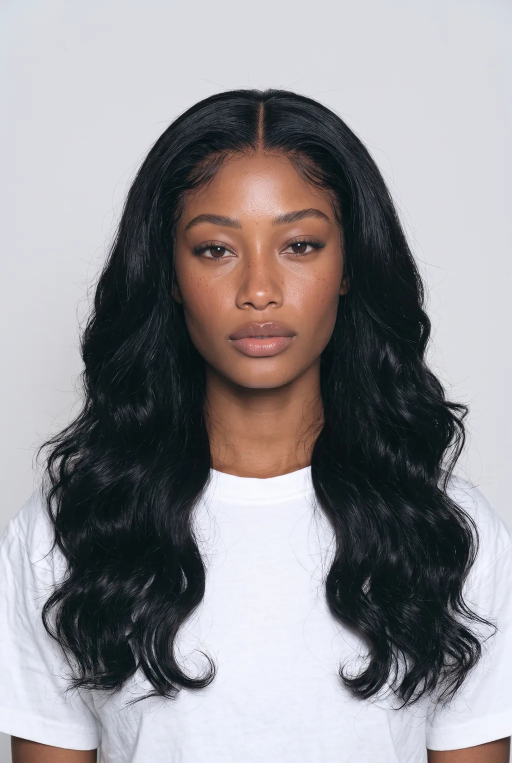
#> input picture assets/gallery/1-body-wave-lace-front-wig/1-body-wave-lace-front-wig-1-front-1024.webp, 1024 x 1526 px (shown at 1/2 size)
$ python -i import_mannequins.py   (imports and definitions only)
#> lines starting #> are read from the running program, lines starting #| are printed output that depends on the picture
"""Turn the client's mannequin studio shots into two gallery photos per wig: front and back, cut out, centred on a plain background.

    python src/tools/import_mannequins.py "D:/Work/Chesed Hair/Images/Assets - Chesed Hair/Hair Styles"

Writes assets/p/<handle>-7-mannequin-front-{1024,560}.webp and <handle>-8-mannequin-back-{1024,560}.webp.
Needs Pillow, numpy, opencv-python-headless (the face finder tells the front shot from the back shot)
and rembg[cpu] (cuts the wig and bust out of the studio backdrop; downloads its model on first run).
Shots the script can't sort out on its own are listed in PICKS below (checked by eye).
"""
import os, re, sys
import numpy as np, cv2
from PIL import Image

Image.MAX_IMAGE_PIXELS = None
ROOT = os.path.dirname(os.path.dirname(os.path.dirname(os.path.abspath(__file__))))
OUT = os.path.join(ROOT, "assets", "p")
STYLES = {"Body Wave": "body-wave", "Curly": "curly", "Kinky Straight": "kinky-straight",
          "Loose Deep": "loose-deep-wave", "Straight": "straight", "Virgin Curl": "virgin-curl"}
COLORS = {"1": "1", "1B": "1b", "350": "350", "530": "530", "99J": "99j", "HA": "honey-auburn", "HB": "honey-blonde",
          "NA": "natural-auburn", "Red": "red", "Virgin": "virgin"}
# (style, color folder) -> (front file, back file), where the folder has more than one pair or a different naming
PICKS = {
    ("Body Wave", "99J"): ("DSC00042-3.jpg", "DSC00033-4.jpg"),
    ("Body Wave", "Red"): ("DSC00003-9.jpg", "DSC00001-11.jpg"),
    ("Curly", "Virgin"): ("DSC00025-13.jpg", "DSC00021-13.jpg"),
    ("Kinky Straight", "Virgin"): ("DSC00068-2.jpg", "DSC00056-4.jpg"),
    ("Straight", "Virgin"): ("DSC00004-12 copy.jpg", "DSC00011-10 copy.jpg"),
    ("Virgin Curl", "1"): ("DSC_0810-2 copy.jpg", "DSC_0805-2 copy.jpg"),
    ("Virgin Curl", "1B"): ("DSC_0814-2 copy.jpg", "DSC_0813-2 copy.jpg"),
    ("Virgin Curl", "Virgin"): ("Color Logo.jpg", "IMG_2187.jpg"),
}
FACE = cv2.CascadeClassifier(cv2.data.haarcascades + "haarcascade_frontalface_default.xml")

def small(path, w=600):
    """A reduced copy for measuring, and its scale relative to the full-size file."""
#> called with w = 600
    im = Image.open(path); full_w = im.width
#> in small, im is the input picture: PIL image 1024x1526 RGB; mean R, G, B 146.3, 144.2, 147.5
#> after `full_w = im.width`: full_w = 1024
    im.draft("RGB", (w, w * 3)); im = im.convert("RGB")
    return im, im.width / full_w

def face_score(path):
    """How face-like the best match in the photo is (0 when nothing is found). Back shots score low or zero."""
    im, _ = small(path)
    g = cv2.cvtColor(np.asarray(im.resize((500, int(500 * im.height / im.width)))), cv2.COLOR_RGB2GRAY)
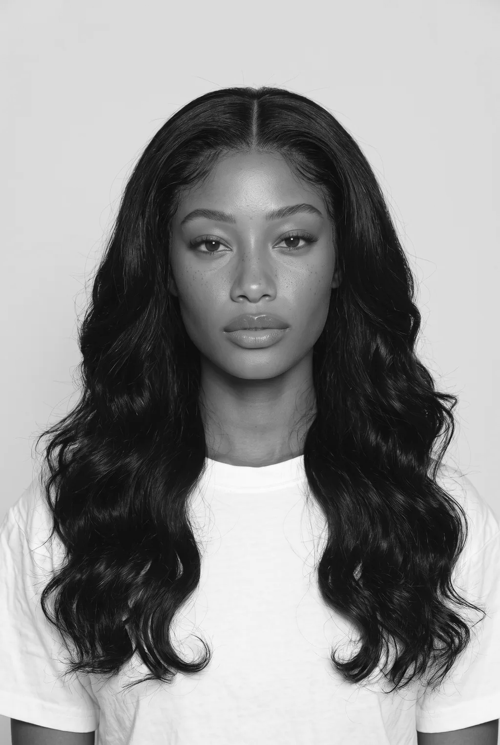
#> g: shape (745, 500); min 11, max 252, mean 145.2
    _, _, weights = FACE.detectMultiScale3(g, 1.1, 3, minSize=(40, 40), outputRejectLevels=True)
#> weights = [3.08, 12.34]
    return float(max(weights)) if len(weights) else 0.0

# [4 lines left out: function pair_in, not called in this run]

BG = (243, 242, 241)          # the site's --pearl, so the photos sit flush on the page
SIZE = (1024, 1536)
_session = None

# [35 lines left out: functions drop_stand, centred, not called in this run]

def save(im, name):
    im.save(os.path.join(OUT, f"{name}-1024.webp"), "WEBP", quality=84, method=6)
    im.resize((560, 840), Image.LANCZOS).save(os.path.join(OUT, f"{name}-560.webp"), "WEBP", quality=82, method=6)

# [25 lines left out: function main, not called in this run]

# [2 lines not run here, left out]

>>> result = face_score('../../assets/gallery/1-body-wave-lace-front-wig/1-body-wave-lace-front-wig-1-front-1024.webp')
#> result = 12.34

$ run again, on assets/gallery/1-curly-lace-front-wig/1-curly-lace-front-wig-3-back-1024.webp
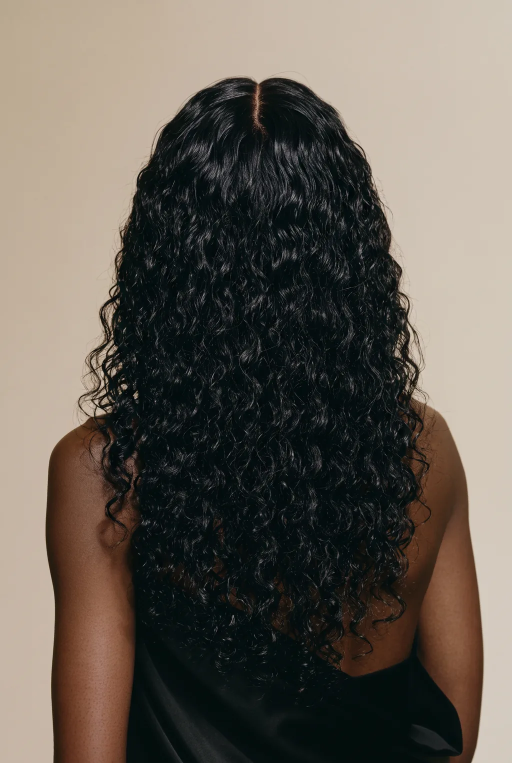
#> input picture assets/gallery/1-curly-lace-front-wig/1-curly-lace-front-wig-3-back-1024.webp, 1024 x 1526 px (shown at 1/2 size)
#> in small, im is the input picture: PIL image 1024x1526 RGB; mean R, G, B 101.4, 94.3, 85.3
#> in face_score, `g = cv2.cvtColor(np.asarray(im.resize((500, int(500 * im.height / im.w..`:
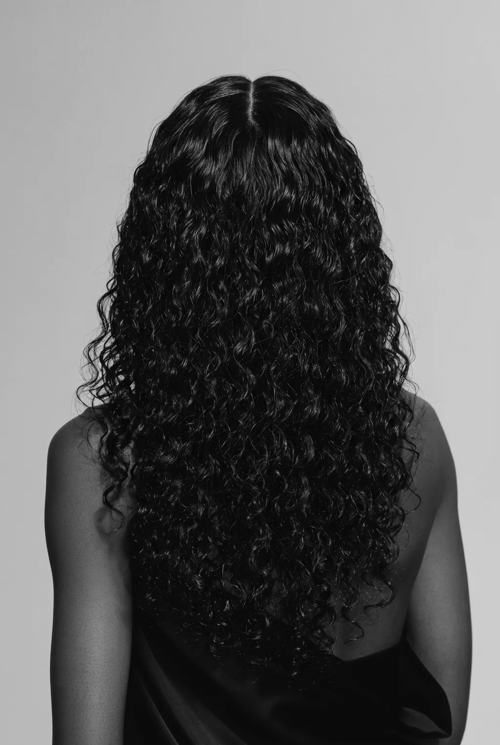
#> g: shape (745, 500); min 2, max 207, mean 95.5
#> weights = ()
#> result = 0

$ run again, on assets/gallery/1-kinky-straight-lace-front-wig/1-kinky-straight-lace-front-wig-2-three-quarter-560.webp
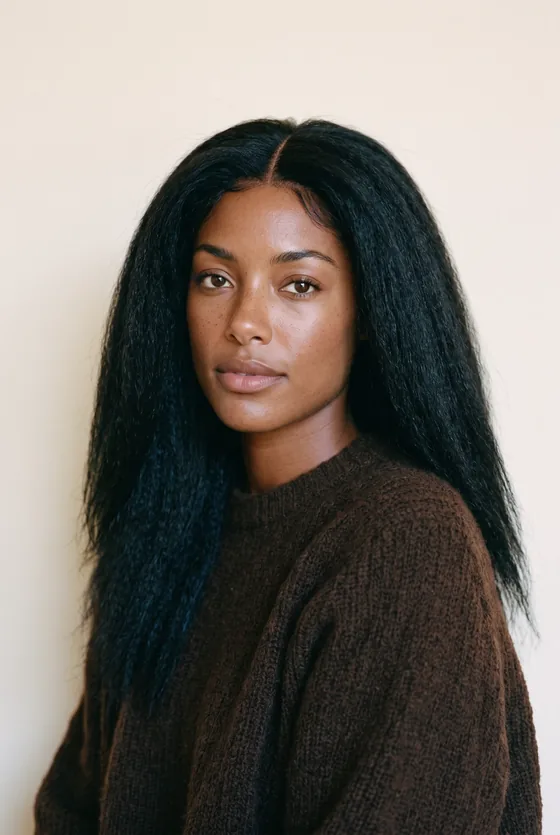
#> input picture assets/gallery/1-kinky-straight-lace-front-wig/1-kinky-straight-lace-front-wig-2-three-quarter-560.webp, 560 x 835 px
#> in small, im is the input picture: PIL image 560x835 RGB; mean R, G, B 121.1, 115.4, 108.8
#> in face_score, `g = cv2.cvtColor(np.asarray(im.resize((500, int(500 * im.height / im.w..`:
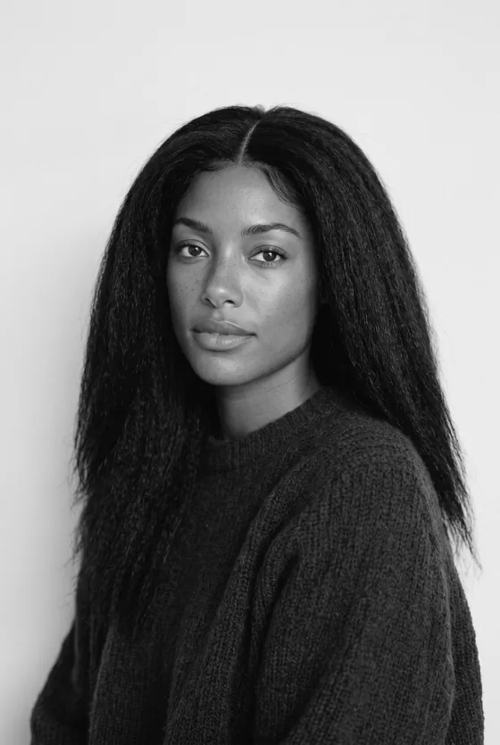
#> g: shape (745, 500); min 4, max 241, mean 116.3
#> weights = [7.02]
#> result = 7.02
